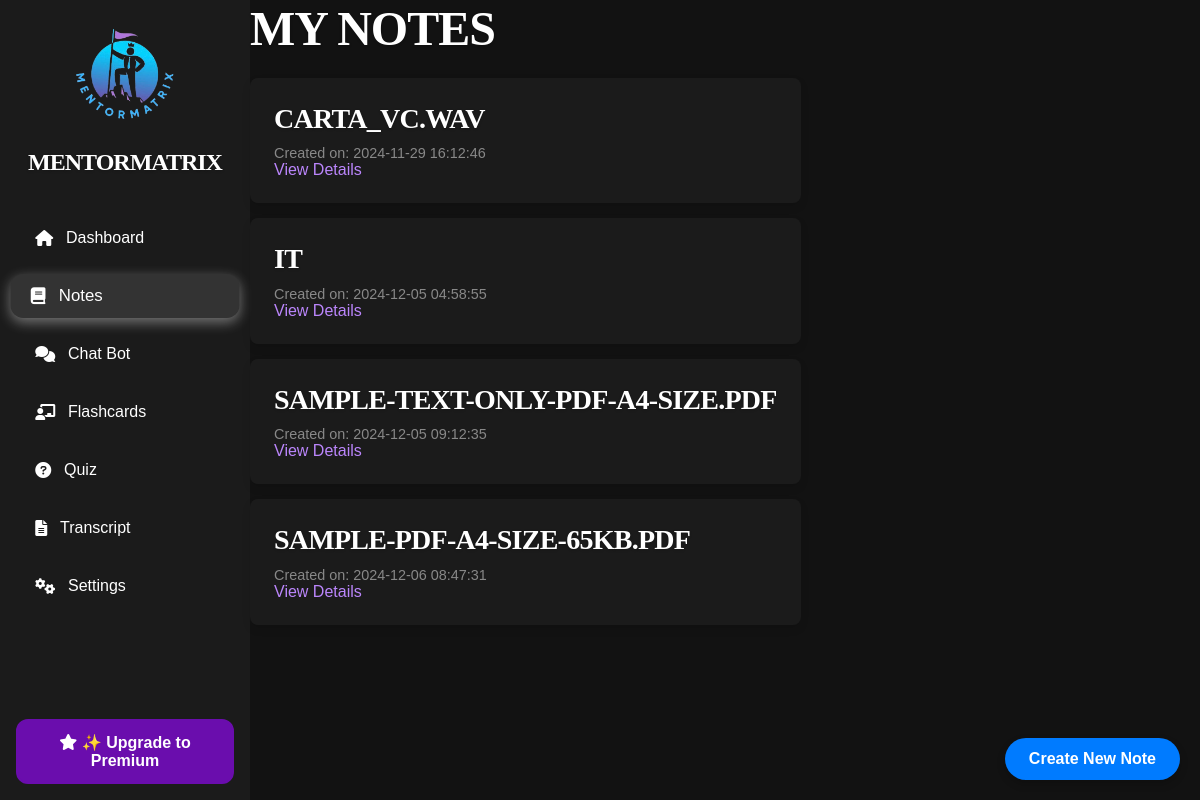
/notes, run on an earlier commit of the app's database.
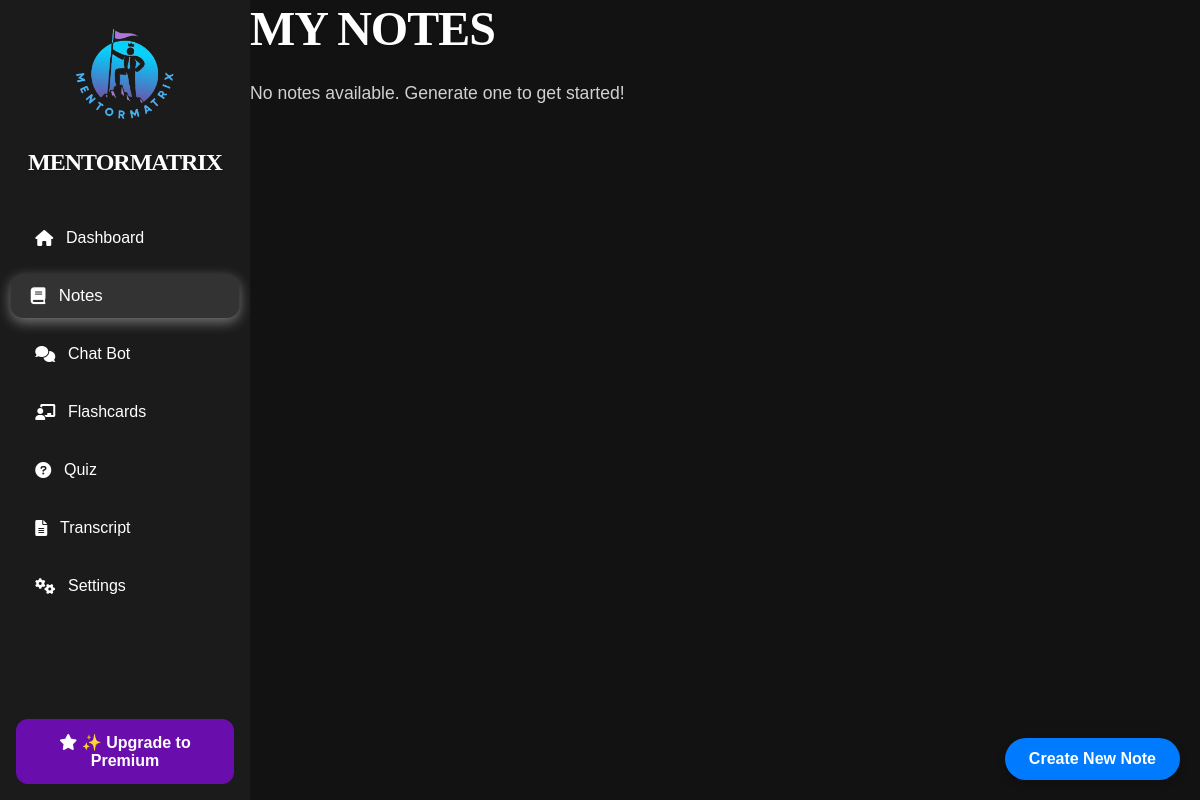
And on a later commit of the database.
### tables this page shows
CREATE TABLE notes (
                    id INTEGER PRIMARY KEY AUTOINCREMENT,
                    transcript_id INTEGER,
                    title TEXT NOT NULL,
                    content TEXT NOT NULL,
                    created_at DATETIME DEFAULT CURRENT_TIMESTAMP,
                    updated_at DATETIME DEFAULT CURRENT_TIMESTAMP,
                    FOREIGN KEY (transcript_id) REFERENCES transcripts(id) ON DELETE CASCADE);

### routes/notes.py (the view)
@notes_blueprint.route('/notes')
def notes():
    notes_data = db.execute('''
        SELECT
            notes.id,
            notes.title AS note_title,
            notes.content AS note_content,
            notes.created_at,
            files.name AS file_name,
            files.file_type,
            files.metadata,
            transcripts.title AS transcript_title
        FROM notes
        LEFT JOIN files ON notes.transcript_id = files.transcript_id
        LEFT JOIN transcripts ON notes.transcript_id = transcripts.id
    ''')
    return render_template('notes.html', notes=notes_data, current_route='notes')

### templates/notes.html (shortened to what this page needs)
{% extends "layout.html" %}
{% block other_head_stuff %}
    <link rel="stylesheet" href="{{ url_for('static', filename='css/notes.css') }}">
{% endblock %}
{% block content %}
    <div class="container">
        <div class="main-content">
            <h1>My Notes</h1>
            <ul class="notes-list">
                {% for note in notes %}
                    <li class="note-item">
                        <h2>{{ note.note_title }}</h2>
                        <small>Created on: {{ note.created_at }}</small>
                        <a href="{{ url_for('notes.view_note', note_id=note.id) }}" class="view-details-btn">View Details</a>
                    </li>
                {% else %}
                    <p>No notes available. Generate one to get started!</p>
                {% endfor %}
            </ul>
        </div>
    </div>
    <button id="openModalBtn" class="premium-button">Create New Note</button>
{% endblock %}

### templates/layout.html (shortened to what this page needs)
<!DOCTYPE html>
<html lang="en">
    <head>
        <link rel="stylesheet" href="{{ url_for('static', filename='css/base.css') }}">
        <link rel="stylesheet" href="https://cdnjs.cloudflare.com/ajax/libs/font-awesome/6.0.0-beta3/css/all.min.css">
        {% block other_head_stuff %}
        {% endblock %}
    </head>
    <body>
        <div class="container">
            <aside class="sidebar">
                <div class="logo">
                    <center>
                    <img src="{{ url_for('static', filename='images/MentorMatrix_logo.png') }}"
                        alt="MentorMatrix Logo"
                        style="width: 120px;
                                height: 120px;
                                border-radius: 50%; /* Makes it a circle */
                                overflow: hidden; /* Ensures contents stay within the circle */"
                        >
                        <h1>MentorMatrix</h1>
                    </center>
                </div>
                <nav class="nav-links">
                    <button class="nav-item {% if current_route == 'dashboard' %}active{% endif %}" onclick="redirectToPage('/dashboard')">
                        <i class="fas fa-home nav-icon"></i> Dashboard
                    </button>
                    <button class="nav-item {% if current_route == 'notes' %}active{% endif %}" onclick="redirectToPage('/notes')">
                        <i class="fas fa-book nav-icon"></i> Notes
                    </button>
                    <button class="nav-item {% if current_route == 'chatbot' %}active{% endif %}" onclick="redirectToPage('/chatbot')">
                        <i class="fas fa-comments nav-icon"></i> Chat Bot
                    </button>
                    <button class="nav-item {% if current_route == 'flashcards' %}active{% endif %}" onclick="redirectToPage('/flashcards')">
                        <i class="fas fa-chalkboard-teacher nav-icon"></i> Flashcards
                    </button>
                    <button class="nav-item {% if current_route == 'quiz' %}active{% endif %}" onclick="redirectToPage('/quiz')">
                        <i class="fas fa-question-circle nav-icon"></i> Quiz
                    </button>
                    <button class="nav-item {% if current_route == 'transcript' %}active{% endif %}" onclick="redirectToPage('/transcript')">
                        <i class="fas fa-file-alt nav-icon"></i> Transcript
                    </button>
                    <button class="nav-item {% if current_route == 'settings' %}active{% endif %}" onclick="redirectToPage('/settings')">
                        <i class="fas fa-cogs nav-icon"></i> Settings
                    </button>
                </nav>
                <button class="premium-button" onclick="redirectToPage('/pricing')">
                    <i class="fas fa-star nav-icon"></i> ✨ Upgrade to Premium
                </button>
            </aside>
            <main class="main-content">
                {% block content %}
                {% endblock %}
            </main>
        </div>
    </body>
</html>

### static/css/base.css (style rules this page uses)
* { margin: 0; padding: 0; box-sizing: border-box; }
:root { --font-family: 'Arial', sans-serif; --background-color: #121212; --text-color: #e0e0e0; --primary-purple: #6a0dad; --hover-purple: #5c0ab8; --active-purple: #4b0997; --hover-bg-color: #333333; --active-bg-color: #333333; --white: #ffffff; --soft-text-shadow: 0 1px 3px rgba(0, 0, 0, 0.2); }
body { font-family: var(--font-family); background-color: var(--background-color); color: var(--text-color); }
.container { display: flex; min-height: 100vh; }
.logo h1 { font-size: 1.5rem; color: #ffffff; margin: 1rem 0; }
.nav-links { flex-grow: 1; }
.nav-item { display: flex; align-items: center; color: #bbbbbb; font-size: 1rem; padding: 0.75rem 0; text-decoration: none; }
.nav-item i { margin-right: 10px; }
.nav-item.active, .nav-item:hover { color: #ffffff; background-color: #333333; border-radius: 8px; padding-left: 10px; }
.premium-button { background-color: var(--primary-purple);; color: var(--white); font-size: 1rem; font-weight: 600; padding: 0.75rem 1.5rem; text-align: center; border-radius: 12px; border: 2px solid #6a0dad; cursor: pointer; margin-top: 1rem; display: inline-block; transition: all 0.3s ease-in-out; }
button { cursor: pointer; background-color: #333333; color: #ffffff; font-size: 1rem; font-weight: 500; padding: 0.75rem 1.5rem; border-radius: 8px; border: 2px solid transparent; display: inline-block; transition: all 0.3s ease; }
button, .premium-button { transition: all 0.3s ease; }
h1, h2, h3 { color: #ffffff; font-weight: 600; letter-spacing: -0.5px; text-transform: uppercase; font-family: montserrat, serif; line-height: 1.2; }
h1, h2, h3 { text-shadow: var(--soft-text-shadow); }
h1 { font-size: 3rem; letter-spacing: -1px; }
p { color: #d1d1d1; font-family: 'Century Gothic', sans-serif; line-height: 1.8; font-size: 1.1rem; margin-bottom: 1.5em; }
.sidebar { width: 250px; background-color: #1b1b1b; padding: 1rem; display: flex; flex-direction: column; justify-content: space-between; }
.sidebar .logo h1 { font-size: 1.5rem; color: #ffffff; margin-top: 0.5rem; }
.nav-links { display: flex; flex-direction: column; gap: 1rem; margin-top: 1.5rem; }
.nav-links .nav-item { display: flex; align-items: center; padding: 0.75rem 1.2rem; border-radius: 12px; color: #fff; font-size: 1rem; background-color: transparent; border: 2px solid transparent; cursor: pointer; text-align: left; transition: background-color 0.3s, border 0.3s, box-shadow 0.3s, transform 0.2s; width: 100%; will-change: transform, background-color; }
.nav-links .nav-item.active { background-color: var(--active-bg-color); border-color: #fff; box-shadow: 0 4px 12px rgba(255, 255, 255, 0.4); transform: scale(1.05); }
.nav-links .nav-item i { margin-right: 0.8rem; }
.nav-links .nav-item { outline: none; border: none; background: none; text-decoration: none; }

### static/css/notes.css (style rules this page uses)
.notes-list { list-style-type: none; padding: 0; margin-top: 20px; }
#openModalBtn { position: fixed; bottom: 20px; right: 20px; padding: 12px 24px; background-color: #007bff; color: white; border: none; border-radius: 50px; font-size: 16px; font-weight: bold; z-index: 1000; box-shadow: 0 4px 8px rgba(0, 0, 0, 0.2); transition: background-color 0.3s ease, transform 0.3s ease; }

What changed in the data, as far as the page shows it:
removed notes: note_title "CARTA_VC.WAV", created_at "2024-11-29 16:12:46"
removed notes: note_title "IT", created_at "2024-12-05 04:58:55"
removed notes: note_title "SAMPLE-TEXT-ONLY-PDF-A4-SIZE.PDF", created_at "2024-12-05 09:12:35"
removed notes: note_title "SAMPLE-PDF-A4-SIZE-65KB.PDF", created_at "2024-12-06 08:47:31"
Also different on the page:
text now shown: "No notes available. Generate one to get started!"
